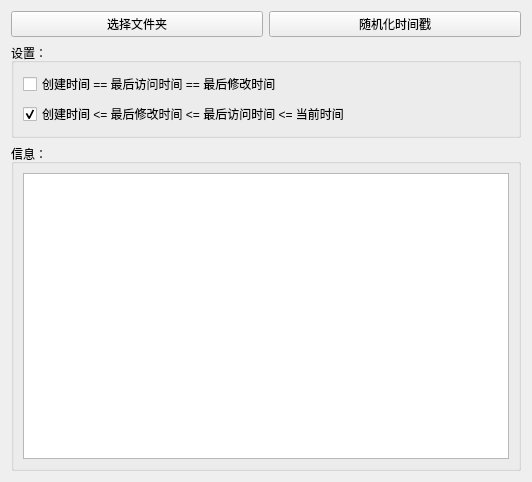
<?xml version="1.0" encoding="UTF-8"?>
<ui version="4.0">
 <class>Form</class>
 <widget class="QWidget" name="Form">
  <property name="geometry">
   <rect>
    <x>0</x>
    <y>0</y>
    <width>532</width>
    <height>482</height>
   </rect>
  </property>
  <property name="windowTitle">
   <string>TimeStamp Randomizer</string>
  </property>
  <property name="windowIcon">
   <iconset>
    <normaloff>icon.ico</normaloff>icon.ico</iconset>
  </property>
  <layout class="QVBoxLayout" name="verticalLayout_2">
   <item>
    <layout class="QHBoxLayout" name="horizontalLayout">
     <item>
      <widget class="QPushButton" name="pushButton_select_folder">
       <property name="sizePolicy">
        <sizepolicy hsizetype="Minimum" vsizetype="Fixed">
         <horstretch>0</horstretch>
         <verstretch>0</verstretch>
        </sizepolicy>
       </property>
       <property name="text">
        <string>选择文件夹</string>
       </property>
      </widget>
     </item>
     <item>
      <widget class="QPushButton" name="pushButton_run">
       <property name="sizePolicy">
        <sizepolicy hsizetype="Minimum" vsizetype="Fixed">
         <horstretch>0</horstretch>
         <verstretch>0</verstretch>
        </sizepolicy>
       </property>
       <property name="text">
        <string>随机化时间戳</string>
       </property>
      </widget>
     </item>
    </layout>
   </item>
   <item>
    <widget class="QGroupBox" name="groupBox_2">
     <property name="title">
      <string>设置：</string>
     </property>
     <layout class="QVBoxLayout" name="verticalLayout">
      <item>
       <widget class="QCheckBox" name="checkBox_same_caw">
        <property name="text">
         <string>创建时间 == 最后访问时间 == 最后修改时间</string>
        </property>
       </widget>
      </item>
      <item>
       <widget class="QCheckBox" name="checkBox_more_realistic">
        <property name="text">
         <string>创建时间 &lt;= 最后修改时间 &lt;= 最后访问时间 &lt;= 当前时间</string>
        </property>
        <property name="checked">
         <bool>true</bool>
        </property>
       </widget>
      </item>
     </layout>
    </widget>
   </item>
   <item>
    <widget class="QGroupBox" name="groupBox">
     <property name="title">
      <string>信息：</string>
     </property>
     <layout class="QVBoxLayout" name="verticalLayout_3">
      <item>
       <widget class="QTextEdit" name="textEdit_info"/>
      </item>
     </layout>
    </widget>
   </item>
  </layout>
 </widget>
 <resources/>
 <connections/>
 <buttongroups>
  <buttongroup name="buttonGroup"/>
 </buttongroups>
</ui>
